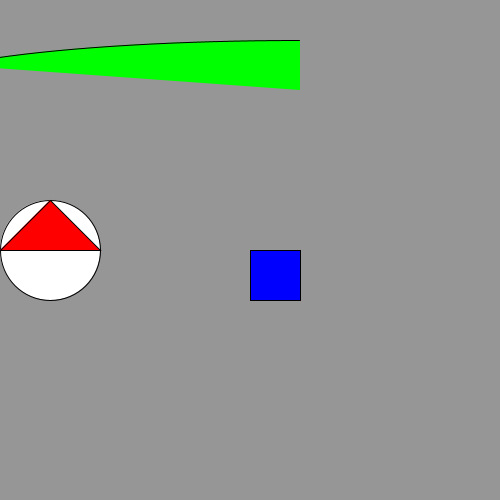
Frame 1 (no input)
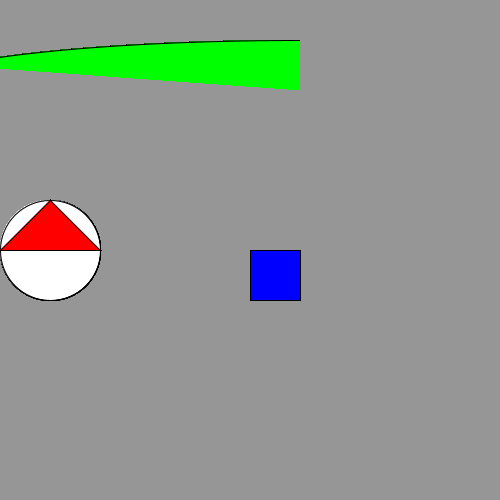
Frame 60 (the mouse pressed at the canvas centre just before this capture)
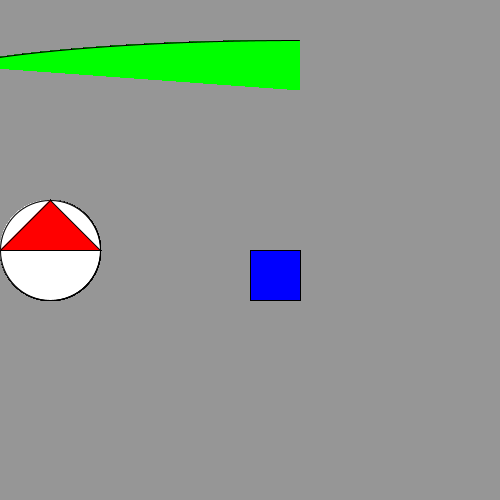
Frame 120 (the mouse held since frame 60 and released just before this capture)

The Processing sketch that drew these frames (run headless with seeded random() and noise(); from frame 60 on, the mouse is pressed at the canvas centre):

// Processing sketch: IntroToFunctions
// ── IntroToFunctions.pde
//variables go here
int x = 50;

void setup(){
  //this function is only run once
  size(500, 500);
  background(150);
}

void draw(){
  //continually run
  //anything that you want drawn on your screen, needs to go in here.
  fill(255);
  ellipse(x, 250, 100, 100);
  
  blueSquare();
  
  redTriangle(x, 200);
  
  greenArc(300, 100, 400, 200, PI/6, 2*PI);
}

void blueSquare(){
  fill(0, 0, 255);
  rect(250, 250, 50, 50); 
}

void redTriangle(int x, int y){
  fill(255, 0, 0);
  triangle(x, y, x+50, y+50, x-50, y+50);
}

void greenArc(int x, int y, int w, int h, float start, float end){
  fill(0, 255, 0);
  arc(x, y-10, w*2, h/2, start + PI, end - PI/2);
}
